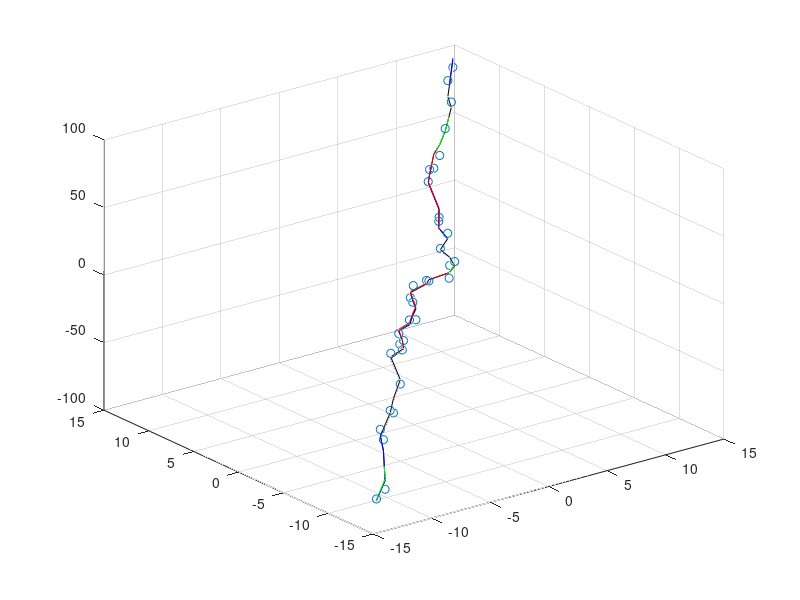

This figure's MATLAB source:
data = csvread("trainset2-15.csv");

x1 = data(:,1);
x2 = data(:,2);
y = data(:,3);

% Polynomial 3 langsung (x1+x2) ^ 3
mat_X = [];
mat_X(:,2) = x1;
mat_X(:,1) = 1;
mat_X(:,3) = x2;
mat_X(:,4) = (x1 + x2) .^ 3;

w_pol3sung = (inverse(transpose(mat_X) * mat_X)) * transpose(mat_X) * y
y_pol3sung = mat_X * w_pol3sung

sse(1,1) = sum((y-y_pol3sung).^2);


% Polynomial 3 ada x1*x2
mat_X = [];
mat_X(:,2) = x1;
mat_X(:,1) = 1;
mat_X(:,3) = x2;
mat_X(:,4) = x1 .* x2;
mat_X(:,5) = (x1 + x2) .^ 3;

w_pol3 = (inverse(transpose(mat_X) * mat_X)) * transpose(mat_X) * y
y_pol3 = mat_X * w_pol3

sse(1,2) = sum((y-y_pol3).^2);

% Polynomial 5 ada x1*x2
mat_X = [];
mat_X(:,2) = x1;
mat_X(:,1) = 1;
mat_X(:,3) = x2;
mat_X(:,4) = x1 .* x2;
mat_X(:,5) = (x1 + x2) .^ 3;
mat_X(:,6) = (x1 + x2) .^ 5;

w_pol5 = (inverse(transpose(mat_X) * mat_X)) * transpose(mat_X) * y
y_pol5 = mat_X * w_pol5

sse(1,3) = sum((y-y_pol5).^2);

% Polynomial 7 ada x1*x2
mat_X = [];
mat_X(:,2) = x1;
mat_X(:,1) = 1;
mat_X(:,3) = x2;
mat_X(:,4) = x1 .* x2;
mat_X(:,5) = (x1 + x2) .^ 3;
mat_X(:,6) = (x1 + x2) .^ 5;
mat_X(:,7) = (x1 + x2) .^ 7;

w_pol7 = (inverse(transpose(mat_X) * mat_X)) * transpose(mat_X) * y
y_pol7 = mat_X * w_pol7

sse(1,4) = sum((y-y_pol7).^2);


plot3(x1,x2, y_pol7, "k");
hold on;
plot3(x1,x2, y_pol5, "b");
hold on;
plot3(x1,x2, y_pol3sung, "r");
hold on;
plot3(x1, x2, y_pol3, "g");
hold on;
scatter3(x1, x2, y);
grid on;

data_test = csvread("testset2-15.csv");
x1_test = data_test(:,1)
x2_test = data_test(:,2)

mat_X_test = [];
mat_X_test(:,2) = x1_test;
mat_X_test(:,1) = 1;
mat_X_test(:,3) = x2_test;
mat_X_test(:,4) = x1_test .* x2_test;
mat_X_test(:,5) = (x1_test + x2_test) .^ 3;
mat_X_test(:,6) = (x1_test + x2_test) .^ 5;

y_test = mat_X_test * w_pol5

sse(1,3) = sum((y-y_pol5).^2);

